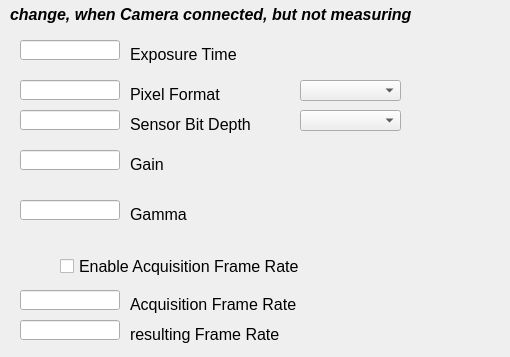
   <widget class="QWidget" name="tab_6">
    <attribute name="title">
     <string>PRO Camera Settings</string>
    </attribute>
    <widget class="caNumeric" name="canumeric_9">
     <property name="geometry">
      <rect>
       <x>300</x>
       <y>190</y>
       <width>91</width>
       <height>41</height>
      </rect>
     </property>
     <property name="integerDigits" stdset="0">
      <number>1</number>
     </property>
     <property name="decimalDigits" stdset="0">
      <number>2</number>
     </property>
     <property name="channel" stdset="0">
      <string notr="true">$(XX):CAM-GAMMA</string>
     </property>
     <property name="colorMode">
      <enum>caNumeric::Static</enum>
     </property>
     <property name="precisionMode">
      <enum>caNumeric::User</enum>
     </property>
     <property name="fixedFormat">
      <bool>true</bool>
     </property>
     <property name="maxValue">
      <double>4.000000000000000</double>
     </property>
     <property name="minValue">
      <double>0.000000000000000</double>
     </property>
    </widget>
    <widget class="caLabel" name="calabel_6">
     <property name="geometry">
      <rect>
       <x>130</x>
       <y>150</y>
       <width>91</width>
       <height>28</height>
      </rect>
     </property>
     <property name="font">
      <font>
       <pointsize>12</pointsize>
      </font>
     </property>
     <property name="text">
      <string>Gain </string>
     </property>
     <property name="scaledContents">
      <bool>false</bool>
     </property>
     <property name="alignment">
      <set>Qt::AlignLeading|Qt::AlignLeft|Qt::AlignVCenter</set>
     </property>
     <property name="fontScaleMode">
      <enum>ESimpleLabel::None</enum>
     </property>
    </widget>
    <widget class="caLineEdit" name="calineedit_9">
     <property name="geometry">
      <rect>
       <x>20</x>
       <y>200</y>
       <width>100</width>
       <height>20</height>
      </rect>
     </property>
     <property name="readOnly">
      <bool>true</bool>
     </property>
     <property name="channel" stdset="0">
      <string notr="true">$(XX):CAM-GAMMA</string>
     </property>
    </widget>
    <widget class="caToggleButton" name="catogglebutton_9">
     <property name="geometry">
      <rect>
       <x>60</x>
       <y>250</y>
       <width>281</width>
       <height>32</height>
      </rect>
     </property>
     <property name="font">
      <font>
       <pointsize>12</pointsize>
      </font>
     </property>
     <property name="text">
      <string>Enable Acquisition Frame Rate</string>
     </property>
     <property name="channel" stdset="0">
      <string notr="true">$(XX):CAM-EacqFR</string>
     </property>
     <property name="fontScaleMode" stdset="0">
      <enum>caToggleButton::None</enum>
     </property>
    </widget>
    <widget class="caLed" name="caled_9">
     <property name="geometry">
      <rect>
       <x>20</x>
       <y>250</y>
       <width>31</width>
       <height>32</height>
      </rect>
     </property>
     <property name="channel" stdset="0">
      <string notr="true">$(XX):CAM-EacqFR</string>
     </property>
    </widget>
    <widget class="caMenu" name="camenu_2">
     <property name="geometry">
      <rect>
       <x>300</x>
       <y>80</y>
       <width>101</width>
       <height>21</height>
      </rect>
     </property>
     <property name="editable">
      <bool>false</bool>
     </property>
     <property name="channel" stdset="0">
      <string notr="true">$(XX):CAM-Pformat</string>
     </property>
     <property name="channelMask" stdset="0">
      <string notr="true"/>
     </property>
     <property name="labelDisplay">
      <bool>false</bool>
     </property>
    </widget>
    <widget class="caNumeric" name="canumeric_6">
     <property name="geometry">
      <rect>
       <x>300</x>
       <y>140</y>
       <width>91</width>
       <height>41</height>
      </rect>
     </property>
     <property name="decimalDigits" stdset="0">
      <number>2</number>
     </property>
     <property name="digitsFontScaleEnabled">
      <bool>false</bool>
     </property>
     <property name="channel" stdset="0">
      <string notr="true">$(XX):CAM-GAIN</string>
     </property>
     <property name="precisionMode">
      <enum>caNumeric::User</enum>
     </property>
     <property name="fixedFormat">
      <bool>true</bool>
     </property>
     <property name="maxValue">
      <double>48.000000000000000</double>
     </property>
     <property name="minValue">
      <double>0.000000000000000</double>
     </property>
    </widget>
    <widget class="caLabel" name="calabel_7">
     <property name="geometry">
      <rect>
       <x>130</x>
       <y>200</y>
       <width>81</width>
       <height>28</height>
      </rect>
     </property>
     <property name="font">
      <font>
       <pointsize>12</pointsize>
      </font>
     </property>
     <property name="layoutDirection">
      <enum>Qt::LeftToRight</enum>
     </property>
     <property name="text">
      <string>Gamma</string>
     </property>
     <property name="textFormat">
      <enum>Qt::AutoText</enum>
     </property>
     <property name="alignment">
      <set>Qt::AlignLeading|Qt::AlignLeft|Qt::AlignVCenter</set>
     </property>
     <property name="fontScaleMode">
      <enum>ESimpleLabel::None</enum>
     </property>
    </widget>
    <widget class="caLineEdit" name="calineedit_4">
     <property name="geometry">
      <rect>
       <x>20</x>
       <y>110</y>
       <width>100</width>
       <height>20</height>
      </rect>
     </property>
     <property name="readOnly">
      <bool>true</bool>
     </property>
     <property name="channel" stdset="0">
      <string notr="true">$(XX):CAM-SenBitD</string>
     </property>
     <property name="framePresent" stdset="0">
      <bool>false</bool>
     </property>
     <property name="unitsEnabled">
      <bool>false</bool>
     </property>
    </widget>
    <widget class="caLabel" name="calabel_5">
     <property name="geometry">
      <rect>
       <x>130</x>
       <y>320</y>
       <width>241</width>
       <height>28</height>
      </rect>
     </property>
     <property name="font">
      <font>
       <pointsize>12</pointsize>
      </font>
     </property>
     <property name="text">
      <string>resulting Frame Rate </string>
     </property>
     <property name="alignment">
      <set>Qt::AlignLeading|Qt::AlignLeft|Qt::AlignVCenter</set>
     </property>
     <property name="fontScaleMode">
      <enum>ESimpleLabel::None</enum>
     </property>
    </widget>
    <widget class="caNumeric" name="canumeric_3">
     <property name="geometry">
      <rect>
       <x>370</x>
       <y>280</y>
       <width>121</width>
       <height>41</height>
      </rect>
     </property>
     <property name="integerDigits" stdset="0">
      <number>7</number>
     </property>
     <property name="channel" stdset="0">
      <string notr="true">$(XX):CAM-acqFR</string>
     </property>
     <property name="precisionMode">
      <enum>caNumeric::User</enum>
     </property>
     <property name="fixedFormat">
      <bool>true</bool>
     </property>
     <property name="maxValue">
      <double>1000000.000000000000000</double>
     </property>
     <property name="minValue">
      <double>0.000000000000000</double>
     </property>
    </widget>
    <widget class="caLabel" name="calabel_2">
     <property name="geometry">
      <rect>
       <x>130</x>
       <y>110</y>
       <width>161</width>
       <height>28</height>
      </rect>
     </property>
     <property name="font">
      <font>
       <pointsize>12</pointsize>
      </font>
     </property>
     <property name="text">
      <string>Sensor Bit Depth</string>
     </property>
     <property name="alignment">
      <set>Qt::AlignLeading|Qt::AlignLeft|Qt::AlignVCenter</set>
     </property>
     <property name="fontScaleMode">
      <enum>ESimpleLabel::None</enum>
     </property>
    </widget>
    <widget class="caLineEdit" name="calineedit_6">
     <property name="geometry">
      <rect>
       <x>20</x>
       <y>290</y>
       <width>100</width>
       <height>20</height>
      </rect>
     </property>
     <property name="readOnly">
      <bool>true</bool>
     </property>
     <property name="channel" stdset="0">
      <string notr="true">$(XX):CAM-acqFR</string>
     </property>
     <property name="framePresent" stdset="0">
      <bool>false</bool>
     </property>
     <property name="unitsEnabled">
      <bool>true</bool>
     </property>
    </widget>
    <widget class="caLineEdit" name="calineedit_5">
     <property name="geometry">
      <rect>
       <x>20</x>
       <y>80</y>
       <width>100</width>
       <height>20</height>
      </rect>
     </property>
     <property name="readOnly">
      <bool>true</bool>
     </property>
     <property name="channel" stdset="0">
      <string notr="true">$(XX):CAM-Pformat</string>
     </property>
     <property name="framePresent" stdset="0">
      <bool>false</bool>
     </property>
     <property name="unitsEnabled">
      <bool>false</bool>
     </property>
    </widget>
    <widget class="caLineEdit" name="calineedit_7">
     <property name="geometry">
      <rect>
       <x>20</x>
       <y>320</y>
       <width>100</width>
       <height>20</height>
      </rect>
     </property>
     <property name="readOnly">
      <bool>true</bool>
     </property>
     <property name="channel" stdset="0">
      <string notr="true">$(XX):CAM-FR</string>
     </property>
     <property name="framePresent" stdset="0">
      <bool>false</bool>
     </property>
     <property name="unitsEnabled">
      <bool>true</bool>
     </property>
    </widget>
    <widget class="caLabel" name="calabel_4">
     <property name="geometry">
      <rect>
       <x>130</x>
       <y>290</y>
       <width>241</width>
       <height>28</height>
      </rect>
     </property>
     <property name="font">
      <font>
       <pointsize>12</pointsize>
      </font>
     </property>
     <property name="layoutDirection">
      <enum>Qt::LeftToRight</enum>
     </property>
     <property name="text">
      <string>Acquisition Frame Rate</string>
     </property>
     <property name="alignment">
      <set>Qt::AlignLeading|Qt::AlignLeft|Qt::AlignVCenter</set>
     </property>
     <property name="fontScaleMode">
      <enum>ESimpleLabel::None</enum>
     </property>
    </widget>
    <widget class="caMenu" name="camenu_3">
     <property name="geometry">
      <rect>
       <x>300</x>
       <y>110</y>
       <width>101</width>
       <height>21</height>
      </rect>
     </property>
     <property name="editable">
      <bool>false</bool>
     </property>
     <property name="frame">
      <bool>true</bool>
     </property>
     <property name="channel" stdset="0">
      <string notr="true">$(XX):CAM-SenBitD</string>
     </property>
     <property name="channelMask" stdset="0">
      <string notr="true"/>
     </property>
     <property name="labelDisplay">
      <bool>false</bool>
     </property>
    </widget>
    <widget class="caLabel" name="calabel">
     <property name="geometry">
      <rect>
       <x>130</x>
       <y>80</y>
       <width>111</width>
       <height>28</height>
      </rect>
     </property>
     <property name="font">
      <font>
       <pointsize>12</pointsize>
      </font>
     </property>
     <property name="text">
      <string>Pixel Format</string>
     </property>
     <property name="alignment">
      <set>Qt::AlignLeading|Qt::AlignLeft|Qt::AlignVCenter</set>
     </property>
     <property name="fontScaleMode">
      <enum>ESimpleLabel::None</enum>
     </property>
    </widget>
    <widget class="caLineEdit" name="calineedit_8">
     <property name="geometry">
      <rect>
       <x>20</x>
       <y>150</y>
       <width>100</width>
       <height>20</height>
      </rect>
     </property>
     <property name="readOnly">
      <bool>true</bool>
     </property>
     <property name="channel" stdset="0">
      <string notr="true">$(XX):CAM-GAIN</string>
     </property>
     <property name="unitsEnabled">
      <bool>true</bool>
     </property>
    </widget>
    <widget class="caNumeric" name="canumeric_4">
     <property name="geometry">
      <rect>
       <x>300</x>
       <y>30</y>
       <width>111</width>
       <height>41</height>
      </rect>
     </property>
     <property name="integerDigits" stdset="0">
      <number>8</number>
     </property>
     <property name="decimalDigits" stdset="0">
      <number>0</number>
     </property>
     <property name="channel" stdset="0">
      <string notr="true">$(XX):CAM-EXPT</string>
     </property>
     <property name="limitsMode">
      <enum>caNumeric::User</enum>
     </property>
     <property name="maxValue">
      <double>20000000.000000000000000</double>
     </property>
     <property name="minValue">
      <double>0.000000000000000</double>
     </property>
    </widget>
    <widget class="caLineEdit" name="calineedit_13">
     <property name="geometry">
      <rect>
       <x>20</x>
       <y>40</y>
       <width>100</width>
       <height>20</height>
      </rect>
     </property>
     <property name="readOnly">
      <bool>true</bool>
     </property>
     <property name="channel" stdset="0">
      <string notr="true">$(XX):CAM-EXPT</string>
     </property>
     <property name="unitsEnabled">
      <bool>true</bool>
     </property>
    </widget>
    <widget class="caLabel" name="calabel_9">
     <property name="geometry">
      <rect>
       <x>10</x>
       <y>0</y>
       <width>491</width>
       <height>28</height>
      </rect>
     </property>
     <property name="font">
      <font>
       <pointsize>12</pointsize>
       <weight>75</weight>
       <italic>true</italic>
       <bold>true</bold>
      </font>
     </property>
     <property name="text">
      <string>change, when Camera connected, but not measuring</string>
     </property>
     <property name="alignment">
      <set>Qt::AlignLeading|Qt::AlignLeft|Qt::AlignVCenter</set>
     </property>
     <property name="fontScaleMode">
      <enum>ESimpleLabel::None</enum>
     </property>
    </widget>
    <widget class="caLabel" name="calabel_10">
     <property name="geometry">
      <rect>
       <x>130</x>
       <y>40</y>
       <width>171</width>
       <height>28</height>
      </rect>
     </property>
     <property name="font">
      <font>
       <pointsize>12</pointsize>
      </font>
     </property>
     <property name="text">
      <string>Exposure Time</string>
     </property>
     <property name="alignment">
      <set>Qt::AlignLeading|Qt::AlignLeft|Qt::AlignVCenter</set>
     </property>
     <property name="fontScaleMode">
      <enum>ESimpleLabel::None</enum>
     </property>
    </widget>
   </widget>
